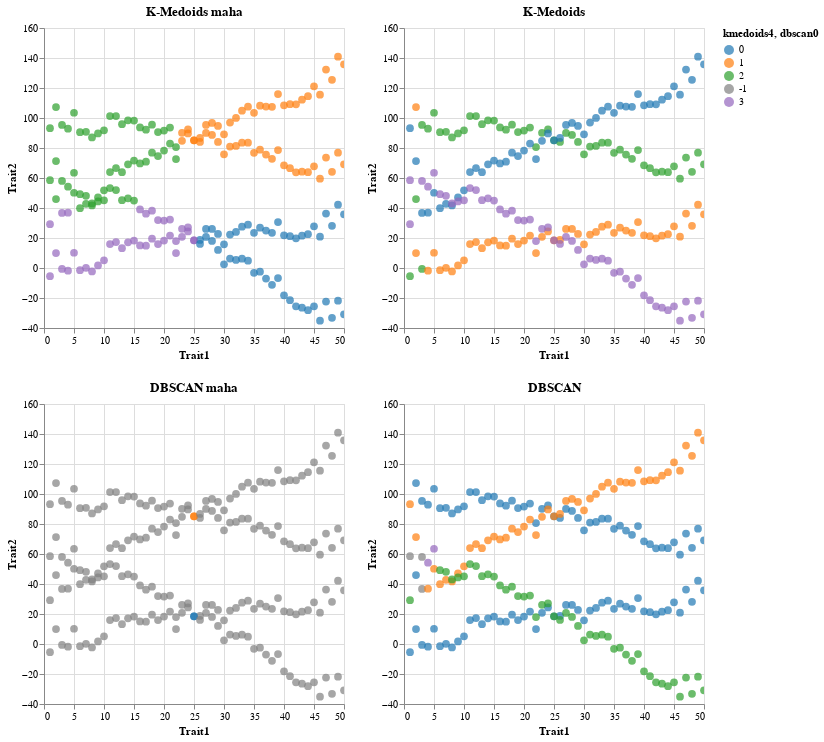

Write notebook code for a chart like this one.
### Markdown cell above
## Plots the same clustering methods with different metrics

### Code cell
(kmedoi_maha | kmedoi_new) & (dbscan_maha | dbscan_new)

### Figure 1 — Vega-Lite specification as saved in the notebook (floating-point values rounded to 4 significant figures; data arrays with more than 128 entries replaced by an {"elided": "..."} marker saying what was removed)
{"config": {"view": {"continuousWidth": 300, "continuousHeight": 300}}, "vconcat": [{"hconcat": [{"data": {"name": "data-9f79b323aadd3a33da20b858e01ae0fe"}, "mark": {"type": "circle", "size": 60}, "encoding": {"color": {"field": "kmedoids4", "scale": {"domain": [0.0, 1.0, 2.0, -1.0, 3.0], "range": ["#1f77b4", "#ff7f0e", "#2ca02c", "#808080", "#9467bd"]}, "type": "nominal"}, "tooltip": [{"field": "dbscan0", "type": "quantitative"}, {"field": "kmedoids4", "type": "quantitative"}], "x": {"field": "Trait1", "type": "quantitative"}, "y": {"field": "Trait2", "type": "quantitative"}}, "name": "view_11", "title": "K-Medoids maha"}, {"data": {"name": "data-ed1dd5743515ee8f1723a130cf66edf4"}, "mark": {"type": "circle", "size": 60}, "encoding": {"color": {"field": "kmedoids4", "scale": {"domain": [0.0, 1.0, 2.0, -1.0, 3.0], "range": ["#1f77b4", "#ff7f0e", "#2ca02c", "#808080", "#9467bd"]}, "type": "nominal"}, "tooltip": [{"field": "dbscan0", "type": "quantitative"}, {"field": "kmedoids4", "type": "quantitative"}], "x": {"field": "Trait1", "type": "quantitative"}, "y": {"field": "Trait2", "type": "quantitative"}}, "name": "view_12", "title": "K-Medoids"}]}, {"hconcat": [{"data": {"name": "data-9f79b323aadd3a33da20b858e01ae0fe"}, "mark": {"type": "circle", "size": 60}, "encoding": {"color": {"field": "dbscan0", "scale": {"domain": [0.0, 1.0, 2.0, -1.0, 3.0], "range": ["#1f77b4", "#ff7f0e", "#2ca02c", "#808080", "#9467bd"]}, "type": "nominal"}, "tooltip": [{"field": "dbscan0", "type": "quantitative"}, {"field": "kmedoids4", "type": "quantitative"}], "x": {"field": "Trait1", "type": "quantitative"}, "y": {"field": "Trait2", "type": "quantitative"}}, "name": "view_13", "title": "DBSCAN maha"}, {"data": {"name": "data-ed1dd5743515ee8f1723a130cf66edf4"}, "mark": {"type": "circle", "size": 60}, "encoding": {"color": {"field": "dbscan0", "scale": {"domain": [0.0, 1.0, 2.0, -1.0, 3.0], "range": ["#1f77b4", "#ff7f0e", "#2ca02c", "#808080", "#9467bd"]}, "type": "nominal"}, "tooltip": [{"field": "dbscan0", "type": "quantitative"}, {"field": "kmedoids4", "type": "quantitative"}], "x": {"field": "Trait1", "type": "quantitative"}, "y": {"field": "Trait2", "type": "quantitative"}}, "name": "view_14", "title": "DBSCAN"}]}], "params": [{"name": "param_10", "select": {"type": "interval", "encodings": ["x", "y"]}, "bind": "scales", "views": ["view_11"]}, {"name": "param_8", "select": {"type": "interval", "encodings": ["x", "y"]}, "bind": "scales", "views": ["view_12"]}, {"name": "param_9", "select": {"type": "interval", "encodings": ["x", "y"]}, "bind": "scales", "views": ["view_13"]}, {"name": "param_7", "select": {"type": "interval", "encodings": ["x", "y"]}, "bind": "scales", "views": ["view_14"]}], "$schema": "https://vega.github.io/schema/vega-lite/v5.16.3.json", "datasets": {"data-9f79b323aadd3a33da20b858e01ae0fe": {"elided": "200 records"}, "data-ed1dd5743515ee8f1723a130cf66edf4": {"elided": "200 records"}}}
